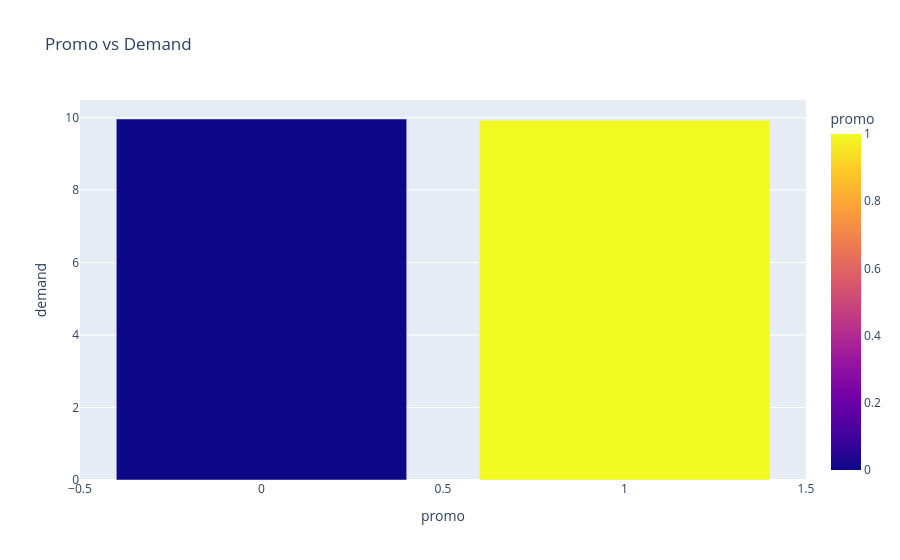

Write notebook code for a chart like this one.
### Code cell
# PROMO VS DEMAND
promo_df = df.groupby("promo")["demand"].mean().reset_index()

fig = px.bar(promo_df,
            x="promo",
            y="demand",
            color="promo",
            title="Promo vs Demand",
            color_discrete_sequence=["#EF553B", "#00CC96"])

fig.show()

### Figure 1 — Plotly figure (JSON) as saved in the notebook; plotly's stock layout.template omitted (floating-point values rounded to 4 significant figures)
{"data": [{"hovertemplate": "promo=%{marker.color}<br>demand=%{y}<extra></extra>", "legendgroup": "", "marker": {"color": [0, 1], "coloraxis": "coloraxis", "pattern": {"shape": ""}}, "name": "", "orientation": "v", "showlegend": false, "textposition": "auto", "type": "bar", "x": [0, 1], "xaxis": "x", "y": [9.959, 9.928], "yaxis": "y"}], "layout": {"barmode": "relative", "coloraxis": {"colorbar": {"title": {"text": "promo"}}, "colorscale": [[0, "#0d0887"], [0.1111, "#46039f"], [0.2222, "#7201a8"], [0.3333, "#9c179e"], [0.4444, "#bd3786"], [0.5556, "#d8576b"], [0.6667, "#ed7953"], [0.7778, "#fb9f3a"], [0.8889, "#fdca26"], [1, "#f0f921"]]}, "legend": {"tracegroupgap": 0}, "title": {"text": "Promo vs Demand"}, "xaxis": {"anchor": "y", "domain": [0, 1], "title": {"text": "promo"}}, "yaxis": {"anchor": "x", "domain": [0, 1], "title": {"text": "demand"}}}}
